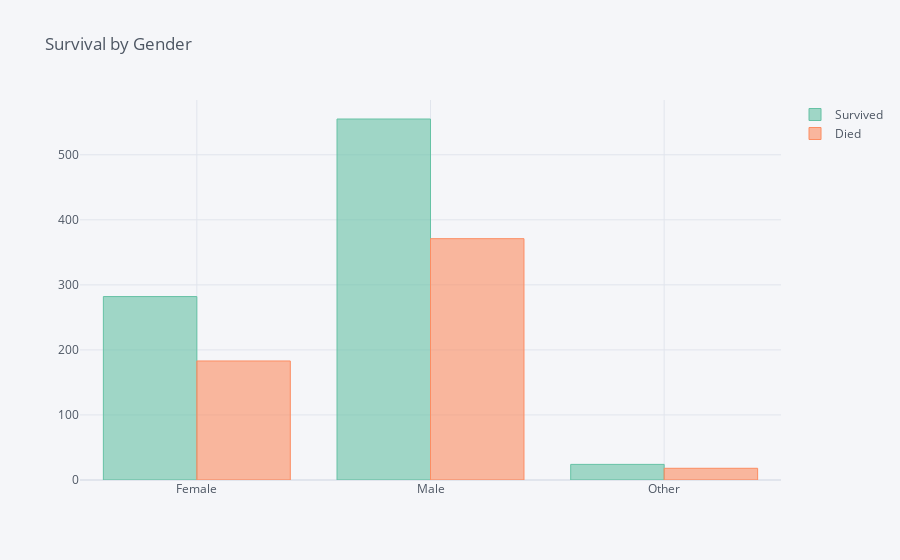

Notebook code for this chart:
### Code cell
# Exploring survival by gender
main_gen.iplot(kind='bar', title='Survival by Gender', colorscale='set2')

### Figure 1 — Plotly figure (JSON) as saved in the notebook; plotly's stock layout.template omitted (floating-point values rounded to 4 significant figures)
{"data": [{"marker": {"color": "rgba(102, 194, 165, 0.6)", "line": {"color": "rgba(102, 194, 165, 1.0)", "width": 1}}, "name": "Survived", "orientation": "v", "text": "", "type": "bar", "x": ["Female", "Male", "Other"], "y": [282, 555, 24]}, {"marker": {"color": "rgba(252, 141, 98, 0.6)", "line": {"color": "rgba(252, 141, 98, 1.0)", "width": 1}}, "name": "Died", "orientation": "v", "text": "", "type": "bar", "x": ["Female", "Male", "Other"], "y": [183, 371, 18]}], "layout": {"autosize": true, "legend": {"bgcolor": "#F5F6F9", "font": {"color": "#4D5663"}}, "paper_bgcolor": "#F5F6F9", "plot_bgcolor": "#F5F6F9", "title": {"font": {"color": "#4D5663"}, "text": "Survival by Gender"}, "xaxis": {"autorange": true, "gridcolor": "#E1E5ED", "range": [-0.5, 2.5], "showgrid": true, "tickfont": {"color": "#4D5663"}, "title": {"font": {"color": "#4D5663"}, "text": ""}, "type": "category", "zerolinecolor": "#E1E5ED"}, "yaxis": {"autorange": true, "gridcolor": "#E1E5ED", "range": [0, 584.2], "showgrid": true, "tickfont": {"color": "#4D5663"}, "title": {"font": {"color": "#4D5663"}, "text": ""}, "type": "linear", "zerolinecolor": "#E1E5ED"}}}
